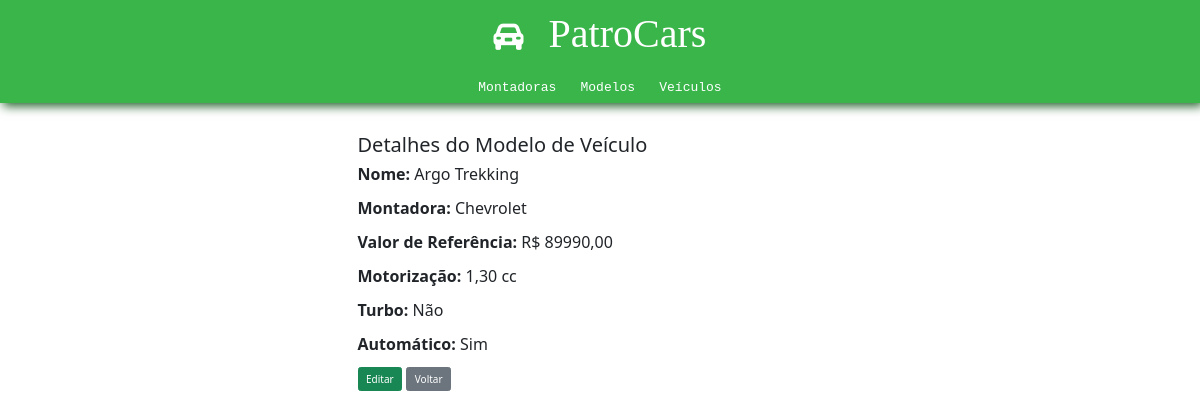
Before: /patrocars/modelos/01JAE1FN7533WG4WRNSMM9VPRW/ with the older database file.
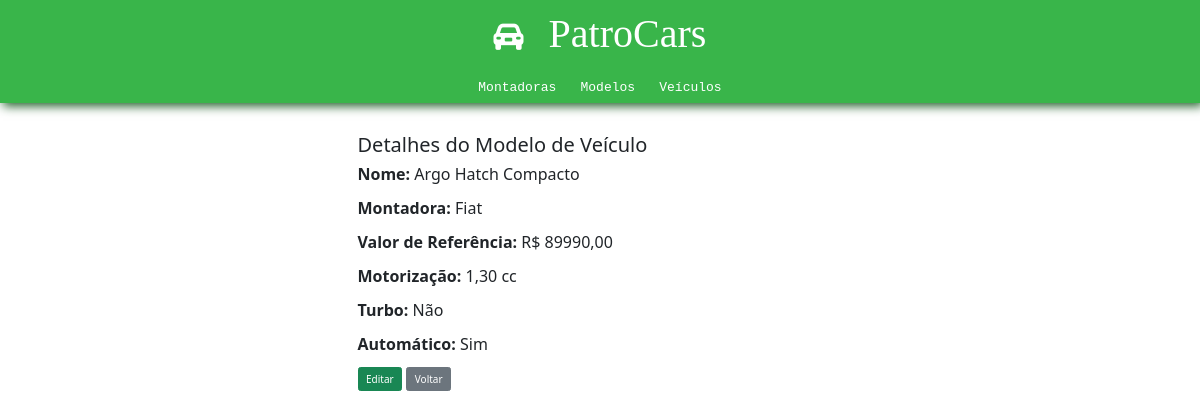
After: the same page with the newer database file.
### patrocars/models.py (models this page shows, shortened)
class ModelosDeVeiculos(models.Model):
    id = models.CharField(primary_key=True, default=ulid.new, editable=False, max_length=26)
    nome = models.CharField(max_length=100)
    montadora = models.ForeignKey(Montadora, on_delete=models.CASCADE)
    valor_referencia = models.DecimalField(max_digits=10, decimal_places=2)
    motorizacao = models.DecimalField(max_digits=4, decimal_places=2)
    turbo = models.BooleanField(default=False)
    automatico = models.BooleanField(default=False)

class Montadora(models.Model):
    id = models.CharField(primary_key=True, default=ulid.new, editable=False, max_length=26)
    nome = models.CharField(max_length=100)
    pais = models.CharField(max_length=100)
    ano_fundacao = models.IntegerField()

### patrocars/views.py (the view)
# urls.py: path('modelos/<str:modelo_id>/', views.detalhe_modelo, name='detalhe_modelo'),
def detalhe_modelo(request, modelo_id):
    modelo = get_object_or_404(ModelosDeVeiculos, id=modelo_id)
    return render(request, 'patrocars/modelos/detalhe_modelo.html', {'modelo': modelo})

### patrocars/templates/patrocars/modelos/detalhe_modelo.html
{% include 'patrocars/partials/head.html' %}
<body>
    {% include 'patrocars/partials/header.html' %}
    <div class="container-sm mt-5" style="width: 500px;">
        <h2>Detalhes do Modelo de Veículo</h2>
        <p><strong>Nome:</strong> {{ modelo.nome }}</p>
        <p><strong>Montadora:</strong> {{ modelo.montadora.nome }}</p>
        <p><strong>Valor de Referência:</strong> R$ {{ modelo.valor_referencia }}</p>
        <p><strong>Motorização:</strong> {{ modelo.motorizacao }} cc</p>
        <p><strong>Turbo:</strong> {{ modelo.turbo|yesno:"Sim,Não" }}</p>
        <p><strong>Automático:</strong> {{ modelo.automatico|yesno:"Sim,Não" }}</p>
        <button class="btn btn-success"><a href="{% url 'patrocars:editar_modelo' modelo.id %}">Editar</a></button>
        <button class="btn btn-secondary"><a href="{% url 'patrocars:lista_modelos' %}">Voltar</a></button>
    </div>
</body>
</html>

Changed rows visible on the page:
changed ModelosDeVeiculos "Não": nome "Argo Trekking" → "Argo Hatch Compacto"; montadora.nome "Chevrolet" → "Fiat"
